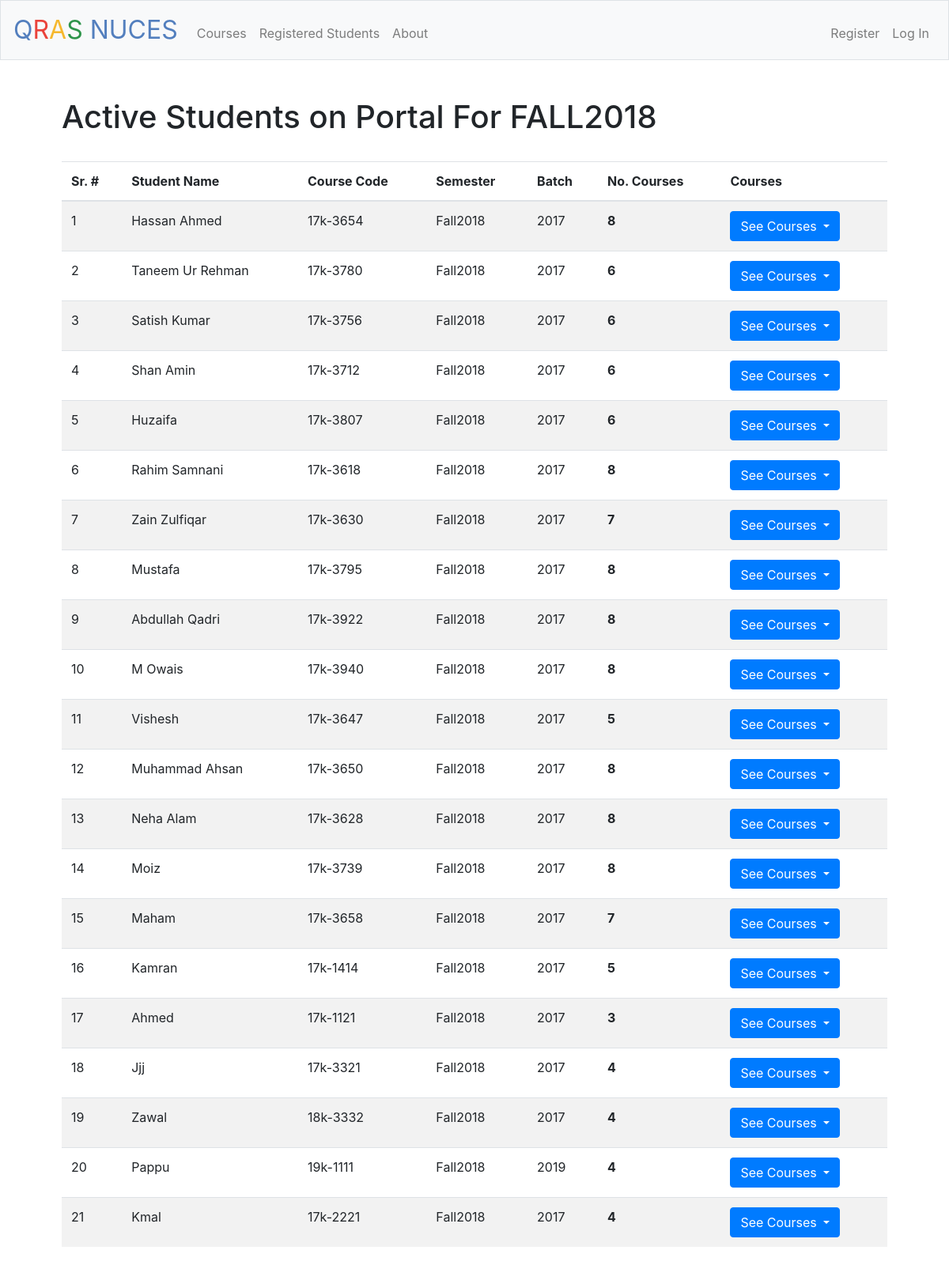
The app's page /active_students with its own data.
### table_classes.py (models this page shows, shortened)
class students(base):
    __tablename__ = "students"
    id = Column(Integer, primary_key=True)
    roll_num = Column(String)
    student_name = Column(String)
    num_courses = Column(Integer)
    year = Column(Integer)
    password = Column(String)
    username = Column(String)
    courses_reg = Column(String)
    def data_dict(self):
        d = {x: y for x, y in vars(self).items() if not x.startswith('_')}
        return d

### application.py (the view)
@app.route("/active_students", methods=["GET"])
def active_stud():
    if request.method == "GET":
        pdb_Session = sessionmaker(pdb)
        pdb_s = pdb_Session()
        stud_query_list = pdb_s.query(students).all()
        pdb_active_students = ret_list(stud_query_list)
        pdb_s.close()
        return render_template("active_students.html", ac=pdb_active_students)

### application.py (called while the page is built)
@app.after_request
def after_request(response):
    response.headers["Cache-Control"] = "no-cache, no-store, must-revalidate"
    response.headers["Expires"] = 0
    response.headers["Pragma"] = "no-cache"
    return response

### pdb_parsers.py (called while the page is built)
def ret_list(query_list):
    dic_list = []
    for x in query_list:
        dic_list.append(x.data_dict())
    return dic_list

### templates/active_students.html (shortened to what this page needs)
{% extends "layout.html" %}
{% block main %}
<h1  align = "left"> Active Students on Portal For FALL2018</h1>
<br>
<div class="table-responsive" class="card-body">
    <table class="table table-striped table-hover">
        {% if ac[0] %}
        <thead>
            <th>Sr. #</th>
            <th>Student Name</th>
            <th>Course Code</th>
            <th>Semester</th>
            <th>Batch</th>
            <th>No. Courses</th>
            <th>Courses</th>
        </thead>
        {% else %}
            <tr><td colspan = "6"><h2>No Students</h2></td></tr>
        {% endif %}
        <tbody>
            {%for i in ac%}
                {%if i%}
                    <tr>
                        <td>{{ac.index(i) + 1}}</td>
                        <td>{{i['student_name'].title()}}</td>
                        <td>{{i['roll_num']}}</td>
                        <td>{{i['courses_reg'].split("|")[0].split("-")[2]}}</td>
                        <td>{{i['year']}}</td>
                        <th>{{i['num_courses']}}</th>
                        <th>
                            <div class="dropdown">
                                <button class="btn btn-primary dropdown-toggle" type="button" id="cour{{i['roll_num']}}" data-toggle="dropdown" aria-haspopup="true" aria-expanded="false">
                                    See Courses
                                </button>
                            </div>
                        </th>
                    </tr>
                {% elif not i %}
                    <tr><td colspan = "6"><h2>No Students</h2></td></tr>
                {%endif%}
            {%endfor%}
        </tbody>
    </table>
</div>
{% endblock %}

### static/styles.css (style rules this page uses)
table { display: table; text-align: left; }

### records on screen
students: ac "1", student_name "Hassan Ahmed", roll_num "17k-3654", courses_reg "Fall2018", year "2017", num_courses "8"
students: ac "2", student_name "Taneem Ur Rehman", roll_num "17k-3780", courses_reg "Fall2018", year "2017", num_courses "6"
students: ac "3", student_name "Satish Kumar", roll_num "17k-3756", courses_reg "Fall2018", year "2017", num_courses "6"
students: ac "4", student_name "Shan Amin", roll_num "17k-3712", courses_reg "Fall2018", year "2017", num_courses "6"
students: ac "5", student_name "Huzaifa", roll_num "17k-3807", courses_reg "Fall2018", year "2017", num_courses "6"
students: ac "6", student_name "Rahim Samnani", roll_num "17k-3618", courses_reg "Fall2018", year "2017", num_courses "8"
students: ac.index(i)+1 "7", student_name "Zain Zulfiqar", roll_num "17k-3630", courses_reg "Fall2018", year "2017", num_courses "7"
students: ac.index(i)+1 "8", student_name "Mustafa", roll_num "17k-3795", courses_reg "Fall2018", year "2017", num_courses "8"
students: ac "9", student_name "Abdullah Qadri", roll_num "17k-3922", courses_reg "Fall2018", year "2017", num_courses "8"
students: ac "10", student_name "M Owais", roll_num "17k-3940", courses_reg "Fall2018", year "2017", num_courses "8"
students: ac "11", student_name "Vishesh", roll_num "17k-3647", courses_reg "Fall2018", year "2017", num_courses "5"
students: ac "12", student_name "Muhammad Ahsan", roll_num "17k-3650", courses_reg "Fall2018", year "2017", num_courses "8"
students: ac "13", student_name "Neha Alam", roll_num "17k-3628", courses_reg "Fall2018", year "2017", num_courses "8"
students: ac "14", student_name "Moiz", roll_num "17k-3739", courses_reg "Fall2018", year "2017", num_courses "8"
students: ac "15", student_name "Maham", roll_num "17k-3658", courses_reg "Fall2018", year "2017", num_courses "7"
students: ac "16", student_name "Kamran", roll_num "17k-1414", courses_reg "Fall2018", year "2017", num_courses "5"
students: ac "17", student_name "Ahmed", roll_num "17k-1121", courses_reg "Fall2018", year "2017", num_courses "3"
students: ac "18", student_name "Jjj", roll_num "17k-3321", courses_reg "Fall2018", year "2017", num_courses "4"
students: ac "19", student_name "Zawal", roll_num "18k-3332", courses_reg "Fall2018", year "2017", num_courses "4"
students: ac "20", student_name "Pappu", roll_num "19k-1111", courses_reg "Fall2018", year "2019", num_courses "4"
students: ac "21", student_name "Kmal", roll_num "17k-2221", courses_reg "Fall2018", year "2017", num_courses "4"
